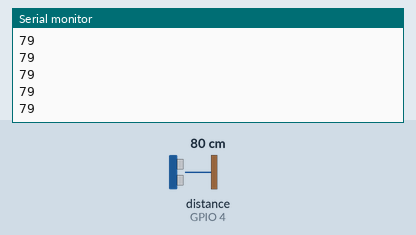
Simulated run of this sketch. Board: ESP8266 (NodeMCU). Shown: the last lines printed to the serial monitor. Wiring (inferred from the names in the program): ultrasonic range finder: trigger GPIO 5; echo GPIO 4. The inputs (shaded band) are chosen by the test bench; at power-on: distance to the obstacle (sensor on GPIO 4) 80 cm. The echo pulse lasts 58.3 µs per cm; WiFi joins after 1.5 s; servers stay silent unless stated.

Above: at 3.0 s.
3.1 s: distance to the obstacle (sensor on GPIO 4) set to 2 cm
At 4.0 s:
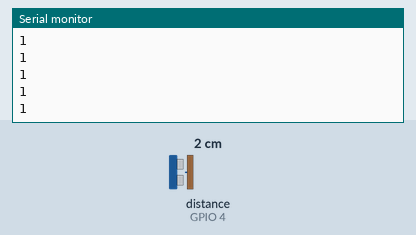
4.6 s: distance to the obstacle (sensor on GPIO 4) set to 4 cm
At 5.5 s:
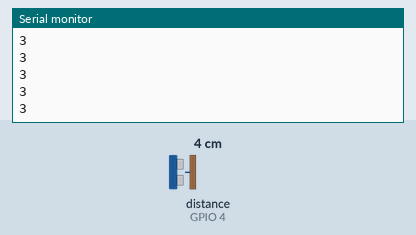
Timing chart, 0 to 7.6 s (numbered marks = the images above; inputs shaded):
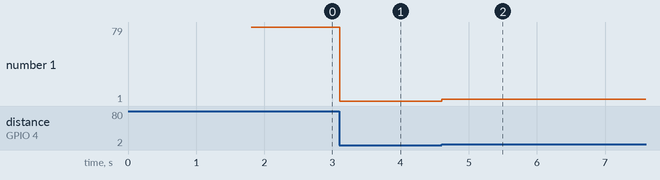

The sketch:

sdIoT.ino
```cpp
#define trigger 5
#define echo 4
#define BLYNK_PRINT Serial
#include <ESP8266WiFi.h>
#include <BlynkSimpleEsp8266.h>

char auth[] = "code_cend_by_blynk_app";
char ssid[] = "your_wifi_name";
char pass[] = "your_wifi_password";

void setup()
{
  Serial.begin (9600);
  Blynk.begin(auth, ssid, pass);
  pinMode(trigger, OUTPUT);
  pinMode(echo, INPUT);
}
void loop()
{

  long duration, distance;
  digitalWrite(trigger, LOW);
  delayMicroseconds(2);

  digitalWrite(trigger, HIGH);
  delayMicroseconds(10);

  digitalWrite(trigger, LOW);
  duration = pulseIn(echo, HIGH);
  distance = duration*0.034/2;
  Serial.println(distance);
  Blynk.virtualWrite(V0, distance);
  if(distance < 8){
    Blynk.email("Your_email", "SMART D ", "FULL");
  }

Blynk.run();
}
```

Measured:
- after the input at 3.1 s, the serial monitor: prints a new line at once (image 1)
- after the input at 4.6 s, the serial monitor: prints a new line at once (image 2)
- plotted number 1: 79 → 1 after the input at 3.1 s, 1 → 3 after the input at 4.6 s
